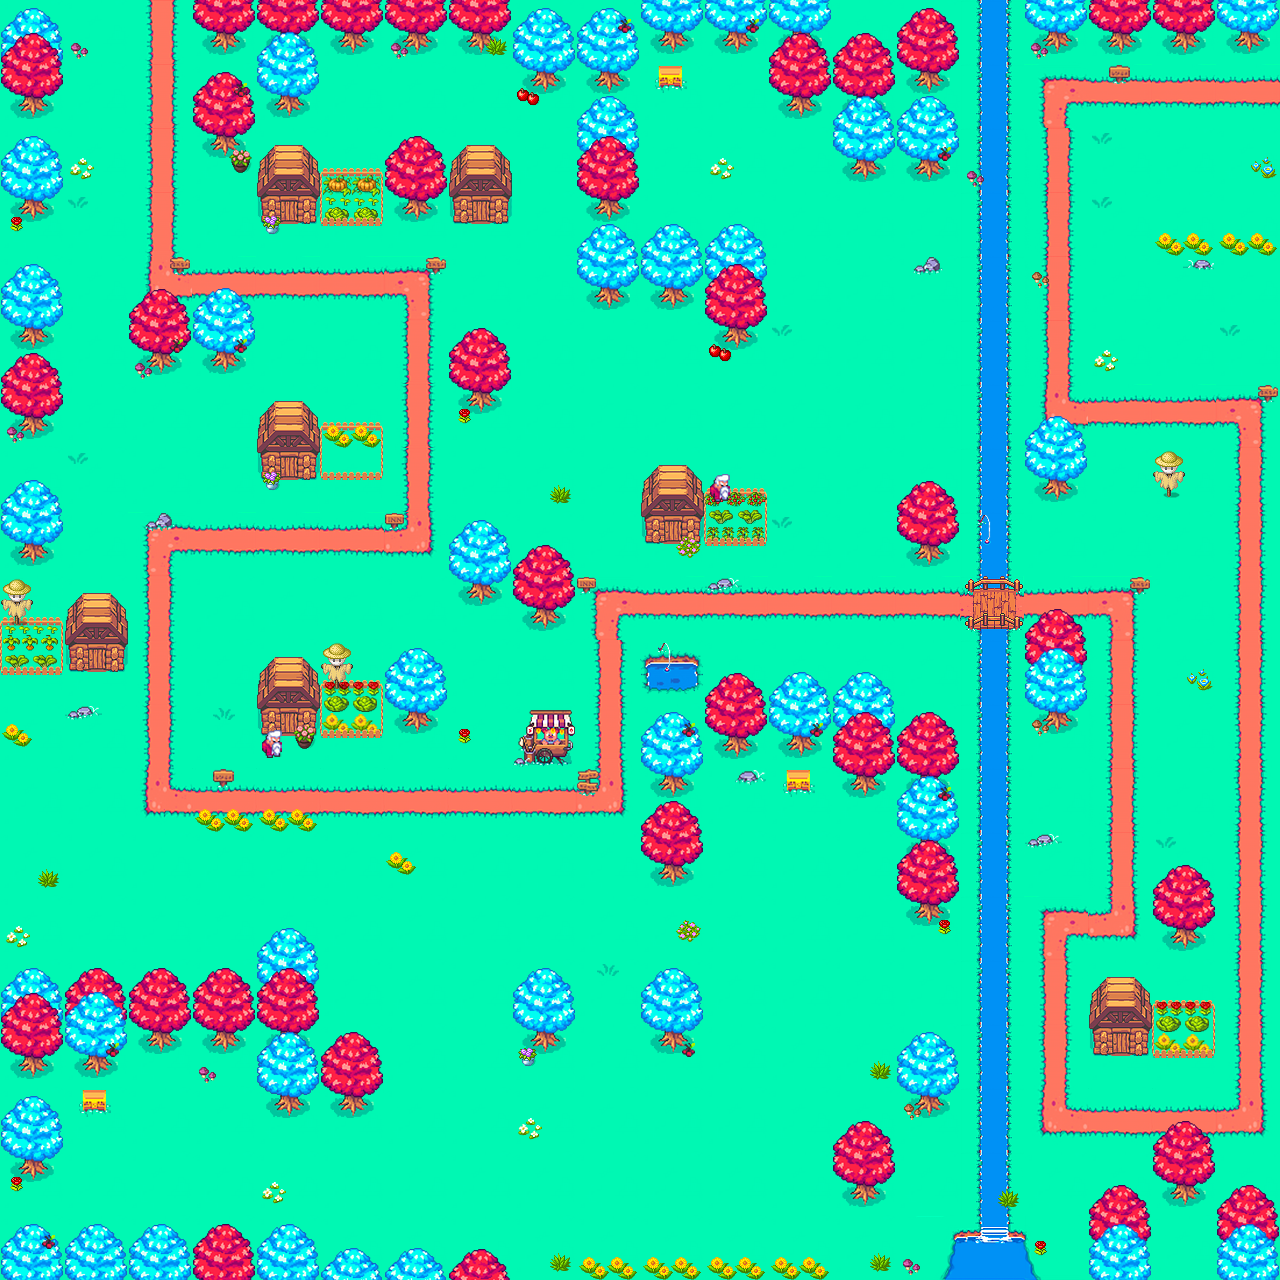

This is a level from a 2D game, rendered from its Tiled map with the project's own tilesets. A one-line summary and the map file follow, with tile-layer data summarised:
An orthogonal 20x20 tile map with 64x64 px tiles, 6 tile layers (layer1, layer 2, layer 3, layer 4, ...) and 71 objects.

<map version="1.2" tiledversion="1.3.0" orientation="orthogonal" renderorder="left-up" compressionlevel="0" width="20" height="20" tilewidth="64" tileheight="64" infinite="0" nextlayerid="15" nextobjectid="360">
 <editorsettings>
  <export format="json" />
 </editorsettings>
 <tileset firstgid="1" source="tileset.tsx" />
 <layer id="7" name="layer1" width="20" height="20">
  <data>[400 cells, 400 non-empty, 20 distinct tile ids]</data>
 </layer>
 <layer id="8" name="layer 2" width="20" height="20">
  <data>[400 cells, 119 non-empty, 24 distinct tile ids]</data>
 </layer>
 <layer id="9" name="layer 3" width="20" height="20">
  <data>[400 cells, 37 non-empty, 9 distinct tile ids]</data>
 </layer>
 <layer id="10" name="layer 4" width="20" height="20">
  <data>[400 cells, 17 non-empty, 8 distinct tile ids]</data>
 </layer>
 <layer id="11" name="layer 5" width="20" height="20">
  <data>[400 cells, 77 non-empty, 28 distinct tile ids]</data>
 </layer>
 <layer id="12" name="layer 6" width="20" height="20">
  <data>[400 cells, 24 non-empty, 13 distinct tile ids]</data>
 </layer>
 <objectgroup id="14" name="hitboxes">
  <object id="274" x="2" y="1" width="41" height="114" />
  <object id="275" x="3" y="114" width="40" height="97" />
  <object id="276" x="43" y="211" />
  <object id="277" x="3" y="254" width="35" height="83" />
  <object id="278" x="40" y="338" width="3" height="1" />
  <object id="280" x="205" y="15" width="625" height="32" />
  <object id="282" x="273" y="48" width="31" height="70" />
  <object id="283" x="214" y="101" width="23" height="48" />
  <object id="284" x="257" y="159" width="128" height="63" />
  <object id="286" x="402" y="157" width="26" height="60" />
  <object id="287" x="450" y="166" width="60" height="55" />
  <object id="288" x="533" y="46" width="24" height="44" />
  <object id="289" x="601" y="46" width="16" height="260" />
  <object id="290" x="615" y="280" width="141" height="24" />
  <object id="291" x="725" y="246" width="26" height="99" />
  <object id="292" x="791" y="46" width="22" height="67" />
  <object id="293" x="809" y="69" width="132" height="42" />
  <object id="294" x="854" y="108" width="25" height="68" />
  <object id="295" x="917" y="110" width="26" height="66" />
  <object id="301" x="978" y="-8" width="28" height="583" />
  <object id="302" x="1030" y="15" width="237" height="36" />
  <object id="303" x="1039" y="450" width="32" height="48" />
  <object id="304" x="920" y="503" width="17" height="56" />
  <object id="305" x="641" y="484" width="124" height="58" />
  <object id="306" x="471" y="344" width="21" height="61" />
  <object id="307" x="257" y="414" width="126" height="57" />
  <object id="308" x="213" y="301" width="20" height="66" />
  <object id="309" x="150" y="305" width="24" height="65" />
  <object id="310" x="22" y="375" width="25" height="58" />
  <object id="311" x="40" y="-4" width="1239" height="16" />
  <object id="312" x="1278" y="11" width="1" height="1" />
  <object id="313" x="-1" y="206" width="7" height="54" />
  <object id="314" x="-2" y="336" width="9" height="937" />
  <object id="315" x="1265" y="11" width="14" height="67" />
  <object id="316" x="1268" y="100" width="10" height="1178" />
  <object id="317" x="1115" y="1208" width="12" height="71" />
  <object id="318" x="0" y="1255" width="509" height="23" />
  <object id="319" x="508" y="1272" width="771" height="6" />
  <object id="320" x="951" y="1233" width="84" height="46" />
  <object id="322" x="978" y="626" width="33" height="609" />
  <object id="323" x="23" y="530" width="19" height="30" />
  <object id="324" x="11" y="598" width="8" height="24" />
  <object id="325" x="65" y="617" width="60" height="53" />
  <object id="326" x="4" y="621" width="62" height="52" />
  <object id="327" x="261" y="679" width="122" height="61" />
  <object id="330" x="405" y="665" width="23" height="64" />
  <object id="331" x="467" y="543" width="25" height="56" />
  <object id="332" x="530" y="563" width="26" height="59" />
  <object id="333" x="518" y="709" width="53" height="51" />
  <object id="334" x="4" y="986" width="296" height="52" />
  <object id="335" x="22" y="1039" width="91" height="34" />
  <object id="336" x="275" y="950" width="20" height="162" />
  <object id="337" x="342" y="1057" width="22" height="57" />
  <object id="338" x="22" y="1122" width="19" height="54" />
  <object id="339" x="534" y="993" width="24" height="60" />
  <object id="340" x="662" y="994" width="20" height="51" />
  <object id="341" x="658" y="831" width="26" height="53" />
  <object id="342" x="661" y="734" width="21" height="53" />
  <object id="343" x="645" y="657" width="55" height="32" />
  <object id="348" x="728" y="703" width="157" height="50" />
  <object id="349" x="850" y="733" width="100" height="58" />
  <object id="350" x="919" y="743" width="20" height="176" />
  <object id="351" x="786" y="768" width="28" height="24" />
  <object id="352" x="857" y="1147" width="14" height="50" />
  <object id="353" x="922" y="1059" width="14" height="56" />
  <object id="354" x="1039" y="629" width="34" height="97" />
  <object id="355" x="1158" y="456" width="20" height="38" />
  <object id="356" x="1189" y="254" width="21" height="14" />
  <object id="357" x="1092" y="996" width="120" height="61" />
  <object id="358" x="1175" y="883" width="21" height="61" />
  <object id="359" x="1173" y="1147" width="24" height="54" />
 </objectgroup>
</map>